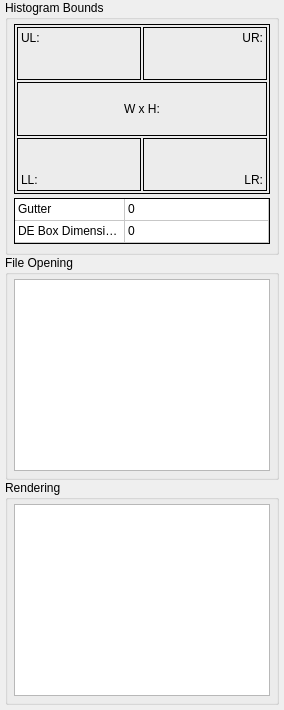
             <widget class="QWidget" name="InfoBoundsTab">
              <property name="sizePolicy">
               <sizepolicy hsizetype="MinimumExpanding" vsizetype="Preferred">
                <horstretch>0</horstretch>
                <verstretch>0</verstretch>
               </sizepolicy>
              </property>
              <property name="autoFillBackground">
               <bool>true</bool>
              </property>
              <attribute name="title">
               <string>Bounds &amp;&amp; Log</string>
              </attribute>
              <attribute name="toolTip">
               <string>&lt;html&gt;&lt;head/&gt;&lt;body&gt;&lt;p&gt;Information that is only useful as an engineering interest, and a log output in the event something went wrong&lt;/p&gt;&lt;/body&gt;&lt;/html&gt;</string>
              </attribute>
              <layout class="QVBoxLayout" name="verticalLayout_9">
               <property name="spacing">
                <number>0</number>
               </property>
               <property name="leftMargin">
                <number>5</number>
               </property>
               <property name="topMargin">
                <number>0</number>
               </property>
               <property name="rightMargin">
                <number>5</number>
               </property>
               <property name="bottomMargin">
                <number>5</number>
               </property>
               <item>
                <widget class="QGroupBox" name="InfoBoundsGroupBox">
                 <property name="sizePolicy">
                  <sizepolicy hsizetype="MinimumExpanding" vsizetype="Preferred">
                   <horstretch>0</horstretch>
                   <verstretch>0</verstretch>
                  </sizepolicy>
                 </property>
                 <property name="minimumSize">
                  <size>
                   <width>0</width>
                   <height>255</height>
                  </size>
                 </property>
                 <property name="maximumSize">
                  <size>
                   <width>16777215</width>
                   <height>255</height>
                  </size>
                 </property>
                 <property name="baseSize">
                  <size>
                   <width>0</width>
                   <height>0</height>
                  </size>
                 </property>
                 <property name="focusPolicy">
                  <enum>Qt::FocusPolicy::StrongFocus</enum>
                 </property>
                 <property name="autoFillBackground">
                  <bool>false</bool>
                 </property>
                 <property name="title">
                  <string>Histogram Bounds</string>
                 </property>
                 <layout class="QVBoxLayout" name="verticalLayout_22">
                  <property name="spacing">
                   <number>4</number>
                  </property>
                  <property name="leftMargin">
                   <number>6</number>
                  </property>
                  <property name="topMargin">
                   <number>4</number>
                  </property>
                  <property name="rightMargin">
                   <number>6</number>
                  </property>
                  <property name="bottomMargin">
                   <number>6</number>
                  </property>
                  <item>
                   <widget class="QFrame" name="InfoBoundsFrame">
                    <property name="sizePolicy">
                     <sizepolicy hsizetype="MinimumExpanding" vsizetype="Preferred">
                      <horstretch>0</horstretch>
                      <verstretch>0</verstretch>
                     </sizepolicy>
                    </property>
                    <property name="minimumSize">
                     <size>
                      <width>0</width>
                      <height>170</height>
                     </size>
                    </property>
                    <property name="maximumSize">
                     <size>
                      <width>16777215</width>
                      <height>170</height>
                     </size>
                    </property>
                    <property name="autoFillBackground">
                     <bool>false</bool>
                    </property>
                    <property name="frameShape">
                     <enum>QFrame::Shape::Box</enum>
                    </property>
                    <property name="frameShadow">
                     <enum>QFrame::Shadow::Plain</enum>
                    </property>
                    <layout class="QGridLayout" name="gridLayout_19">
                     <property name="leftMargin">
                      <number>2</number>
                     </property>
                     <property name="topMargin">
                      <number>2</number>
                     </property>
                     <property name="rightMargin">
                      <number>2</number>
                     </property>
                     <property name="bottomMargin">
                      <number>2</number>
                     </property>
                     <property name="spacing">
                      <number>2</number>
                     </property>
                     <item row="0" column="0">
                      <widget class="QLabel" name="InfoBoundsLabelUL">
                       <property name="frameShape">
                        <enum>QFrame::Shape::Box</enum>
                       </property>
                       <property name="frameShadow">
                        <enum>QFrame::Shadow::Plain</enum>
                       </property>
                       <property name="text">
                        <string>UL:</string>
                       </property>
                       <property name="alignment">
                        <set>Qt::AlignmentFlag::AlignLeading|Qt::AlignmentFlag::AlignLeft|Qt::AlignmentFlag::AlignTop</set>
                       </property>
                      </widget>
                     </item>
                     <item row="2" column="1">
                      <widget class="QLabel" name="InfoBoundsLabelLR">
                       <property name="frameShape">
                        <enum>QFrame::Shape::Box</enum>
                       </property>
                       <property name="text">
                        <string>LR:</string>
                       </property>
                       <property name="alignment">
                        <set>Qt::AlignmentFlag::AlignBottom|Qt::AlignmentFlag::AlignRight|Qt::AlignmentFlag::AlignTrailing</set>
                       </property>
                      </widget>
                     </item>
                     <item row="0" column="1">
                      <widget class="QLabel" name="InfoBoundsLabelUR">
                       <property name="frameShape">
                        <enum>QFrame::Shape::Box</enum>
                       </property>
                       <property name="text">
                        <string>UR:</string>
                       </property>
                       <property name="alignment">
                        <set>Qt::AlignmentFlag::AlignRight|Qt::AlignmentFlag::AlignTop|Qt::AlignmentFlag::AlignTrailing</set>
                       </property>
                      </widget>
                     </item>
                     <item row="1" column="0" colspan="2">
                      <widget class="QLabel" name="InfoBoundsLabelWH">
                       <property name="frameShape">
                        <enum>QFrame::Shape::Box</enum>
                       </property>
                       <property name="text">
                        <string>W x H:</string>
                       </property>
                       <property name="alignment">
                        <set>Qt::AlignmentFlag::AlignCenter</set>
                       </property>
                      </widget>
                     </item>
                     <item row="2" column="0">
                      <widget class="QLabel" name="InfoBoundsLabelLL">
                       <property name="frameShape">
                        <enum>QFrame::Shape::Box</enum>
                       </property>
                       <property name="text">
                        <string>LL:</string>
                       </property>
                       <property name="alignment">
                        <set>Qt::AlignmentFlag::AlignBottom|Qt::AlignmentFlag::AlignLeading|Qt::AlignmentFlag::AlignLeft</set>
                       </property>
                      </widget>
                     </item>
                    </layout>
                   </widget>
                  </item>
                  <item>
                   <widget class="QTableWidget" name="InfoBoundsTable">
                    <property name="sizePolicy">
                     <sizepolicy hsizetype="MinimumExpanding" vsizetype="Expanding">
                      <horstretch>0</horstretch>
                      <verstretch>0</verstretch>
                     </sizepolicy>
                    </property>
                    <property name="minimumSize">
                     <size>
                      <width>0</width>
                      <height>46</height>
                     </size>
                    </property>
                    <property name="maximumSize">
                     <size>
                      <width>16777215</width>
                      <height>46</height>
                     </size>
                    </property>
                    <property name="font">
                     <font>
                      <kerning>true</kerning>
                     </font>
                    </property>
                    <property name="focusPolicy">
                     <enum>Qt::FocusPolicy::NoFocus</enum>
                    </property>
                    <property name="styleSheet">
                     <string notr="true"/>
                    </property>
                    <property name="frameShape">
                     <enum>QFrame::Shape::Panel</enum>
                    </property>
                    <property name="frameShadow">
                     <enum>QFrame::Shadow::Plain</enum>
                    </property>
                    <property name="lineWidth">
                     <number>1</number>
                    </property>
                    <property name="verticalScrollBarPolicy">
                     <enum>Qt::ScrollBarPolicy::ScrollBarAlwaysOff</enum>
                    </property>
                    <property name="horizontalScrollBarPolicy">
                     <enum>Qt::ScrollBarPolicy::ScrollBarAlwaysOff</enum>
                    </property>
                    <property name="autoScroll">
                     <bool>false</bool>
                    </property>
                    <property name="editTriggers">
                     <set>QAbstractItemView::EditTrigger::NoEditTriggers</set>
                    </property>
                    <property name="showDropIndicator" stdset="0">
                     <bool>false</bool>
                    </property>
                    <property name="dragDropOverwriteMode">
                     <bool>false</bool>
                    </property>
                    <property name="alternatingRowColors">
                     <bool>false</bool>
                    </property>
                    <property name="selectionMode">
                     <enum>QAbstractItemView::SelectionMode::NoSelection</enum>
                    </property>
                    <property name="verticalScrollMode">
                     <enum>QAbstractItemView::ScrollMode::ScrollPerPixel</enum>
                    </property>
                    <property name="horizontalScrollMode">
                     <enum>QAbstractItemView::ScrollMode::ScrollPerPixel</enum>
                    </property>
                    <property name="showGrid">
                     <bool>true</bool>
                    </property>
                    <property name="gridStyle">
                     <enum>Qt::PenStyle::SolidLine</enum>
                    </property>
                    <property name="wordWrap">
                     <bool>false</bool>
                    </property>
                    <property name="cornerButtonEnabled">
                     <bool>false</bool>
                    </property>
                    <property name="columnCount">
                     <number>2</number>
                    </property>
                    <attribute name="horizontalHeaderVisible">
                     <bool>false</bool>
                    </attribute>
                    <attribute name="horizontalHeaderCascadingSectionResizes">
                     <bool>false</bool>
                    </attribute>
                    <attribute name="horizontalHeaderMinimumSectionSize">
                     <number>27</number>
                    </attribute>
                    <attribute name="horizontalHeaderDefaultSectionSize">
                     <number>110</number>
                    </attribute>
                    <attribute name="horizontalHeaderHighlightSections">
                     <bool>false</bool>
                    </attribute>
                    <attribute name="horizontalHeaderStretchLastSection">
                     <bool>true</bool>
                    </attribute>
                    <attribute name="verticalHeaderVisible">
                     <bool>false</bool>
                    </attribute>
                    <attribute name="verticalHeaderMinimumSectionSize">
                     <number>22</number>
                    </attribute>
                    <attribute name="verticalHeaderDefaultSectionSize">
                     <number>22</number>
                    </attribute>
                    <attribute name="verticalHeaderHighlightSections">
                     <bool>false</bool>
                    </attribute>
                    <attribute name="verticalHeaderStretchLastSection">
                     <bool>false</bool>
                    </attribute>
                    <row>
                     <property name="text">
                      <string>Gutter</string>
                     </property>
                    </row>
                    <row>
                     <property name="text">
                      <string>DE Box Dimensions</string>
                     </property>
                    </row>
                    <column>
                     <property name="text">
                      <string>Field</string>
                     </property>
                    </column>
                    <column>
                     <property name="text">
                      <string/>
                     </property>
                    </column>
                    <item row="0" column="0">
                     <property name="text">
                      <string>Gutter</string>
                     </property>
                    </item>
                    <item row="0" column="1">
                     <property name="text">
                      <string>0</string>
                     </property>
                    </item>
                    <item row="1" column="0">
                     <property name="text">
                      <string>DE Box Dimensions</string>
                     </property>
                    </item>
                    <item row="1" column="1">
                     <property name="text">
                      <string>0</string>
                     </property>
                     <property name="font">
                      <font>
                       <kerning>true</kerning>
                      </font>
                     </property>
                    </item>
                   </widget>
                  </item>
                 </layout>
                </widget>
               </item>
               <item>
                <widget class="QGroupBox" name="InfoFileOpeningGroupBox">
                 <property name="sizePolicy">
                  <sizepolicy hsizetype="MinimumExpanding" vsizetype="Preferred">
                   <horstretch>0</horstretch>
                   <verstretch>0</verstretch>
                  </sizepolicy>
                 </property>
                 <property name="minimumSize">
                  <size>
                   <width>0</width>
                   <height>0</height>
                  </size>
                 </property>
                 <property name="focusPolicy">
                  <enum>Qt::FocusPolicy::StrongFocus</enum>
                 </property>
                 <property name="title">
                  <string>File Opening</string>
                 </property>
                 <layout class="QVBoxLayout" name="verticalLayout_21">
                  <property name="spacing">
                   <number>4</number>
                  </property>
                  <property name="leftMargin">
                   <number>6</number>
                  </property>
                  <property name="topMargin">
                   <number>4</number>
                  </property>
                  <property name="rightMargin">
                   <number>6</number>
                  </property>
                  <property name="bottomMargin">
                   <number>6</number>
                  </property>
                  <item>
                   <widget class="QTextEdit" name="InfoFileOpeningTextEdit">
                    <property name="sizePolicy">
                     <sizepolicy hsizetype="MinimumExpanding" vsizetype="Preferred">
                      <horstretch>0</horstretch>
                      <verstretch>0</verstretch>
                     </sizepolicy>
                    </property>
                    <property name="focusPolicy">
                     <enum>Qt::FocusPolicy::StrongFocus</enum>
                    </property>
                    <property name="readOnly">
                     <bool>true</bool>
                    </property>
                   </widget>
                  </item>
                 </layout>
                </widget>
               </item>
               <item>
                <widget class="QGroupBox" name="InfoRenderingGroupBox">
                 <property name="sizePolicy">
                  <sizepolicy hsizetype="MinimumExpanding" vsizetype="Preferred">
                   <horstretch>0</horstretch>
                   <verstretch>0</verstretch>
                  </sizepolicy>
                 </property>
                 <property name="focusPolicy">
                  <enum>Qt::FocusPolicy::StrongFocus</enum>
                 </property>
                 <property name="title">
                  <string>Rendering</string>
                 </property>
                 <layout class="QVBoxLayout" name="verticalLayout_23">
                  <property name="spacing">
                   <number>4</number>
                  </property>
                  <property name="leftMargin">
                   <number>6</number>
                  </property>
                  <property name="topMargin">
                   <number>4</number>
                  </property>
                  <property name="rightMargin">
                   <number>6</number>
                  </property>
                  <property name="bottomMargin">
                   <number>6</number>
                  </property>
                  <item>
                   <widget class="QTextEdit" name="InfoRenderingTextEdit">
                    <property name="sizePolicy">
                     <sizepolicy hsizetype="MinimumExpanding" vsizetype="Preferred">
                      <horstretch>0</horstretch>
                      <verstretch>0</verstretch>
                     </sizepolicy>
                    </property>
                    <property name="focusPolicy">
                     <enum>Qt::FocusPolicy::StrongFocus</enum>
                    </property>
                    <property name="tabChangesFocus">
                     <bool>true</bool>
                    </property>
                    <property name="readOnly">
                     <bool>true</bool>
                    </property>
                    <property name="textInteractionFlags">
                     <set>Qt::TextInteractionFlag::TextSelectableByKeyboard|Qt::TextInteractionFlag::TextSelectableByMouse</set>
                    </property>
                   </widget>
                  </item>
                 </layout>
                </widget>
               </item>
              </layout>
             </widget>
